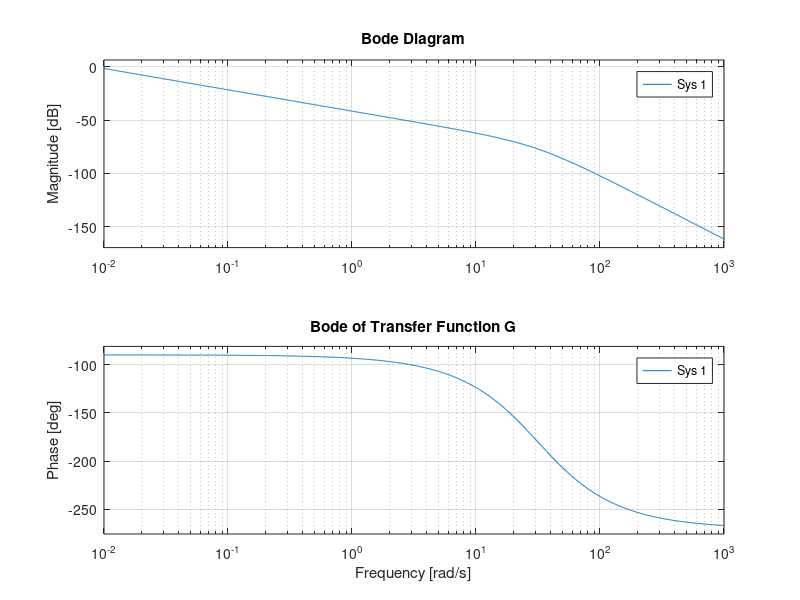

MATLAB code for this plot: (Note: this script raises an error after producing the figure.)
clear all
close all
clc

f_moveFigure = @(H) set(figure(H), 'WindowStyle', 'docked');
Type        = 0;    % Type = [0,1,2,3] = [all,a,K,Pc]
ClassDesign = 1;    % ClassDesign = [1,~1]
%% setup variables
Jm = 11;                            % Kg*m^2
Dm = 0.117;                         % N*m*s*(rad^-1)
Ra = 54.8 *10^-3;                   % Ohms
La = 0.92 *10^-3;                   % H
UN = 470;                           % Vdc
kt = 3285/675;                      % V*(rad^-1)*s  
kb = (UN-Ra*675)/(825*(2*pi/60));   % N*(m^-1) %kb=(UN-Ra*IN)/(n(2pi/60)) % n=825

Jg        = 250;      % Kg*m^2
MeEMPTY   = 7500;     % Kg
r         = 1;        % m
Dg        = 75.8;     % N*m*s*(rad^-1)
De        = 151.6;    % N*s*(m^-1) 
Nm        = 60;       % Gear Teeth 
Ng        = 1440;     % Gear Teeth

MassPeople    = 62 * 10;     %Average mass of Human * Average number of people
Me            = MeEMPTY + MassPeople;
Deq           = Dm + 4*Dg*(Nm/Ng)^2+2*De*r^2*(Nm/Ng)^2;
J             = Jm + 4*Jg*(Nm/Ng)^2+Me*r^2*(Nm/Ng)^2;
Ag            = 9.82;
Tg            = (Nm/Ng)*r*Ag*Me;

Amp       = 1;    % r(s) = 1/s
Fudge     = 9;    % 'Fudge' factor [rad/s]
Height = 50;
w_log   = logspace(-2,3,1000);
%% setup initial TF  
Gx.b0 = kt*r*(Nm/Ng)*1/(La*J);
Gx.a0 = 0;
Gx.a1 = (Deq*Ra+kt*kb)/(La*J);
Gx.a2 = (Ra*J+Deq*La)/(La*J);
Gx.a3 = 1;
    Gx.num  = Gx.b0;
    Gx.den  = [Gx.a3 Gx.a2 Gx.a1 Gx.a0];
    Gx.TF   = tf(Gx.num,Gx.den);
        figure
        bode(Gx.TF,w_log),hold on,grid on,f_moveFigure(gcf);
        title('Bode of Transfer Function G');
        G = Gx.TF
Height    = 50;


    
    
opt = stepDataOptions('StepAmplitude',Height);
%% 
if(ClassDesign)
    Desired.OS      = 12;
    Desired.e_ss    = 0.1;
        fprintf('Initial constraints are a %%O.S. of %0.4f %% and Steady State Error of %0.4f\n', Desired.OS,Desired.e_ss)
    Desired.Zeta    = -log(Desired.OS/100)/sqrt(pi^2+(log(Desired.OS/100))^2);
    Desired.PM      = atand(2*Desired.Zeta/sqrt((-2*Desired.Zeta^2+sqrt(1+4*Desired.Zeta^4))));
        fprintf('Desired PM for %%OS is %6.4f degrees\n',Desired.PM)
    Desired.Kp      = Amp/Desired.e_ss;
        fprintf('Required Kp for Desired error is %6.4f\n',Desired.Kp)
    Gc.num          = Gx.num;
    Gc.den          = [Gx.a3 Gx.a2 Gx.a1];
    Gc.Kp           = polyval(Gc.num,0)/polyval(Gc.den,0);
        fprintf('Actual Kp for Initial TF is %6.4f\n',Gc.Kp)
    Gc.K            = Desired.Kp/Gc.Kp;
        fprintf('Required Gain K is %6.4f\n',Gc.K)
    Gc.KG           = Gc.K*Gx.TF;
        figure
        bode(Gc.KG,w_log),hold on,grid on,f_moveFigure(gcf);
        title('Bode of Transfer Function KG');
        KG = Gc.KG
    Desired.Phase           = -180+Desired.PM+Fudge;
        fprintf('The phase at 0 [dB] is %6.4f degrees\n',Desired.Phase)
    [Gc.KG_mag,Gc.KG_phase] = bode(Gc.KG,w_log);
    Gc.KG_mag               = Gc.KG_mag(1,:,:);
    [ans,Gc.WpmIND]         = min(abs(Gc.KG_phase(1,1,:)-(Desired.Phase) ));
    Gc.Wpm                  = w_log(Gc.WpmIND);
        fprintf('Which means the frequency of PM is %6.4f [rad/s]\n',Gc.Wpm)
    Gc.Pc                   = Gc.Wpm/100;
        fprintf('Therefore the pole is located at %6.4f, two decades before Wpm\n',Gc.Pc)
    Gc.Gain                 = db(Gc.KG_mag(Gc.WpmIND));
        fprintf('Current gain is %6.4f [dB]\n',Gc.Gain)
    
    a=[1:0.2:3];
    pc = 1;
    for k=1:length(a)
        legendInfo{k} = ['a = ' num2str(a(k))];
        zc=a(k)*pc;
        n=[1/zc 1];
        d=[1/pc 1];
        Gc.test=tf(n,d);
        figure(3)
        bode(Gc.test,w_log),hold on, grid on
        title('Gain of Normalized TF with varying ''a'''),legend(legendInfo), f_moveFigure(gcf)
    end
    Gc.a    = 1.4;
    fprintf('What value of ''a'' gets a gain of -%6.5f [dB] at %6.5f [rad/s]: %6.4f\n',Gc.Gain,Gc.Wpm,Gc.a)
    fprintf('Value of ''a'' chosen is %6.4f\n', Gc.a)
    Gc.Zc   = Gc.a*Gc.Pc;
    fprintf('Therfore a zero is located at %6.4f', Gc.Zc)
    Gc.num  = [1/Gc.Zc 1];
    Gc.den  = [1/Gc.Pc 1];
    Gc.TF   = tf(Gc.num,Gc.den);
    Gc.KG   = Gc.K*Gx.TF;
    KGcG    = series(Gc.TF,Gc.KG);
    T       = feedback(KGcG,1);
        
        figure
        bode(Gc.TF,w_log),hold on,grid on,f_moveFigure(gcf);
        title('Bode of Transfer Function Gc');
        Gc = Gc.TF
        figure
        bode(KGcG,w_log),hold on,grid on,f_moveFigure(gcf);
        title('Bode of Transfer Function KGcG');
        KGcG = KGcG
        figure
        step(T,opt),hold on,grid on,f_moveFigure(gcf);
        title('Plot of Closed-Loop Tranfer Function T(s) with a step input applied');
        T = T
else
switch(Type)
    case 0  % 3-D iterations
        Gc.K    = linspace(100,500,5);  %linspace(100,1000,5); %linspace(100,7000,5); %[200:50:500];
        Gc.Pc   = linspace(0.02,0.1,5); %linspace(0.01,1,5);   %linspace(0.001,1,5);  %[0.02:0.02:0.1];
        Gc.a    = linspace(3,8,5);      %linspace(2,10,8);     %linspace(2,10,5);     %[3:1:8];
        for i = 1:length(Gc.K)
           for j = 1:length(Gc.Pc)
               titleInfo{i,j} = ['K = ' num2str(Gc.K(i)), '  Pc = ' num2str(Gc.Pc(j))];
               for k = 1:length(Gc.a)
                    legendInfo{k}   = ['a = ' num2str(Gc.a(k))];
                    Gc.Zc(j,k)    = Gc.a(k)*Gc.Pc(j);
                    Gc.num          = [1/Gc.Zc(j,k) 1];
                    Gc.den          = [1/Gc.Pc(j) 1];
                    Gc.TF           = tf(Gc.num,Gc.den);
                    Gc.KG           = Gc.K(i)*Gx.TF;
                    KGcG            = series(Gc.TF,Gc.KG);
                    T               = feedback(KGcG,1);
                        figure(10*i+j),step(T,opt),hold on,grid on;
                        title(titleInfo(i,j)),legend(legendInfo),f_moveFigure(gcf);
               end        
            end
        end
    case 1  % 1-D varying a
        Gc.K        = Desired.Kp/Gc.Kp;      
        Gc.Pc       = Gc.Wpm/100;
        Gc.a        = linspace(2,11,10);
        titleInfo   = ['K = ' num2str(Gc.K), '  Pc = ' num2str(Gc.Pc)];
        for k = 1:length(Gc.a)
            legendInfo{k}   = ['a = ' num2str(Gc.a(k))];
            Gc.Zc(j,k)    = Gc.a(k)*Gc.Pc(j);
            Gc.num          = [1/Gc.Zc(j,k) 1];
            Gc.den          = [1/Gc.Pc(j) 1];
            Gc.TF           = tf(Gc.num,Gc.den);
            Gc.KG           = Gc.K(i)*Gx.TF;
            KGcG            = series(Gc.TF,Gc.KG);
            T               = feedback(KGcG,1);
                figure(1),step(T,opt),hold on,grid on;
                title(titleInfo),legend(legendInfo),f_moveFigure(gcf);
        end        
    case 2  % 1-D varying K
        Gc.K        = [225:25:375];     %linspace(100,1000,10);      
        Gc.Pc       = 0.05;             %Gc.Wpm/100;
        Gc.a        = 4.6;
        titleInfo   = ['Pc = ' num2str(Gc.Pc), '  a = ' num2str(Gc.a)];
        for k = 1:length(Gc.K)
            legendInfo{k}   = ['K = ' num2str(Gc.K(k))];
            Gc.Zc           = Gc.a*Gc.Pc;
            Gc.num          = [1/Gc.Zc 1];
            Gc.den          = [1/Gc.Pc 1];
            Gc.TF           = tf(Gc.num,Gc.den);
            Gc.KG           = Gc.K(k)*Gx.TF;
            KGcG            = series(Gc.TF,Gc.KG);
            T               = feedback(KGcG,1);
                figure(1),step(T,opt),hold on,grid on;
                title(titleInfo),legend(legendInfo),f_moveFigure(gcf);
        end 
    case 3  % 1-D varying Pc
        Gc.K        = Desired.Kp/Gc.Kp;     
        Gc.Pc       = linspace(0.001,1,10);
        Gc.a        = 4;
        titleInfo   = ['K = ' num2str(Gc.K), '  a = ' num2str(Gc.a)];
        for k = 1:length(Gc.Pc)
            legendInfo{k}   = ['Pc = ' num2str(Gc.Pc(k))];
            Gc.Zc           = Gc.a*Gc.Pc(k);
            Gc.num          = [1/Gc.Zc 1];
            Gc.den          = [1/Gc.Pc(k) 1];
            Gc.TF           = tf(Gc.num,Gc.den);
            Gc.KG           = Gc.K*Gx.TF;
            KGcG            = series(Gc.TF,Gc.KG);
            T               = feedback(KGcG,1);
                figure(1),step(T,opt),hold on,grid on;
                title(titleInfo),legend(legendInfo),f_moveFigure(gcf);
        end       
end
end
    %%
    